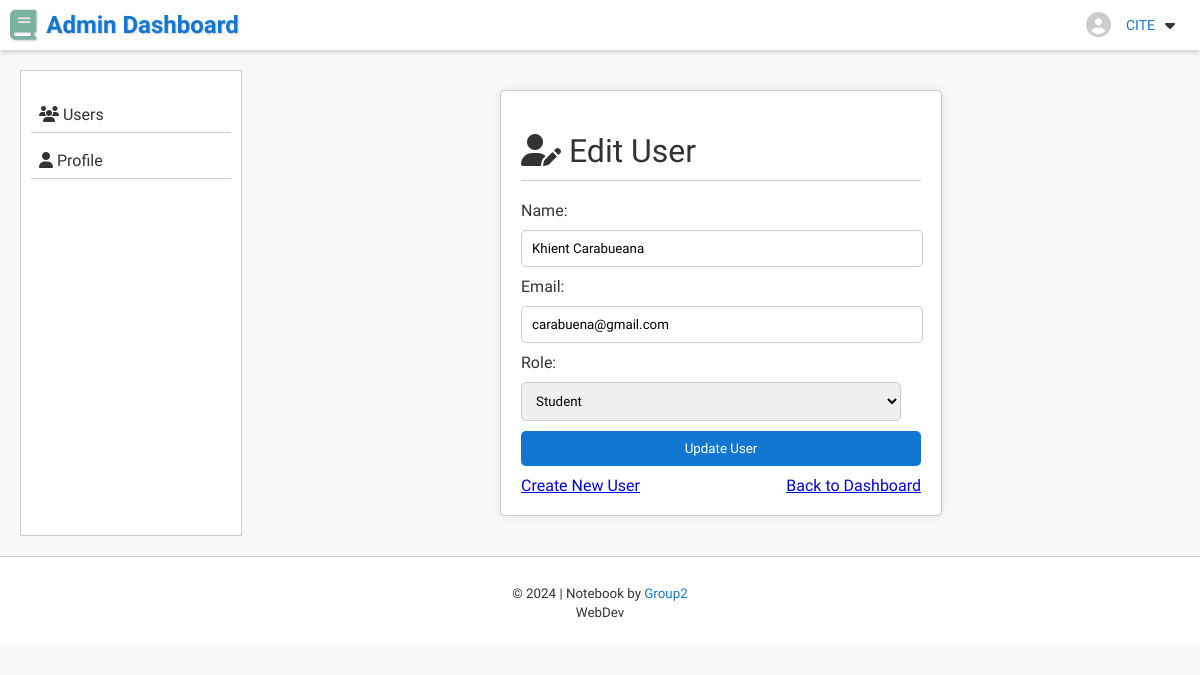
The app's page /controller/UserController.php?action=editUser&id=10 (signed in) with its own data.
### tables this page shows
CREATE TABLE `users` (
  `id` int(6) UNSIGNED NOT NULL,
  `name` varchar(255) NOT NULL,
  `email` varchar(255) NOT NULL,
  `password` varchar(255) NOT NULL,
  `role` enum('student','instructor','admin') NOT NULL DEFAULT 'student',
  `created_at` timestamp NOT NULL DEFAULT current_timestamp()
);

### model/UserModel.php (called while the page is built, shortened)
<?php
include __DIR__ . "/../config/config.php";
    class UserModel {
        private $conn;
        public function __construct() {
            global $conn;
            $this->conn = $conn;
        }
        public function getUserById($user_id) {
            $sql = "SELECT * FROM users WHERE id = ?";
            $stmt = $this->conn->prepare($sql);
            $stmt->bind_param("i", $user_id);
            $stmt->execute();
            $result = $stmt->get_result();
            $user = $result->fetch_assoc();
            return $user;
        }
        public function getRoles() {
            $sql_roles = "SELECT DISTINCT role FROM users";
            $result_roles = $this->conn->query($sql_roles);
            $roles = [];
            while ($row_role = $result_roles->fetch_assoc()) {
                $roles[] = $row_role['role'];
            }
            return $roles;
        }
        public function getUserNameById($user_id) {
            $sql = "SELECT name FROM users WHERE id = ?";
            $stmt = $this->conn->prepare($sql);
            $stmt->bind_param("i", $user_id);
            $stmt->execute();
            $stmt->bind_result($name);
            return $name;
        }
    }
?>

### view/edit_user.php (the view, shortened to what this page needs)
<!DOCTYPE html>
<html lang="en">
<head>
    <link rel="stylesheet" href="../public/css/admin_dashboard.css">
    <link rel="stylesheet" href="../public/css/edit_user.css">
</head>
<body>
    <header>
        <div class="header-container">
            <div class="logo">
                <i class="fas fa-book"></i> Admin Dashboard
            </div>
            <div class="user-info">
                <i class="fas fa-user-circle" id="user-circle"></i>
                <span class="username"><?php echo htmlspecialchars($name); ?></span>
                <div class="dropdown">
                <i class="fa-solid fa-caret-down"></i>
                </div>
            </div>
        </div>
    </header>
    <main>
        <nav>
            <ul>
                <li><a href="../view/admin_dashboard.php"><i class="fas fa-users"></i> Users</a></li>
                <li><a href="../view/admin_profile.php"><i class="fas fa-user"></i> Profile</a></li>
            </ul>
        </nav>
        <div class="main-content">
            <div class="form-container">
                <h1><i class="fas fa-user-edit"></i> Edit User</h1>
                <form action="../controller/UserController.php?action=updateUser" method="post">
                    <label for="name">Name:</label>
                    <input type="text" id="name" name="name" value="<?php echo htmlspecialchars($user['name']); ?>" required>
                    <label for="email">Email:</label>
                    <input type="email" id="email" name="email" value="<?php echo htmlspecialchars($user['email']); ?>" required>
                    <label for="role">Role:</label>
                    <select id="role" name="role">
                        <?php foreach ($roles as $role): ?>
                            <option value="<?php echo $role; ?>" <?php echo ($user['role'] === $role) ? 'selected' : ''; ?>>
                                <?php echo ucfirst($role); ?>
                            </option>
                        <?php endforeach; ?>
                    </select>
                    <button type="submit">Update User</button>
                    <div class="createBtn">
                        <a href="../controller/UserController.php?action=createUser" class="button">Create New User</a>
                        <a href="../view/admin_dashboard.php" class="button">Back to Dashboard</a>
                    </div>
                </form>
            </div>
        </div>
    </main>
    <footer id="footer">
    <p>
        <small>&copy; 2024 | Notebook by <a href="github.com">Group2</a><br> WebDev</small>
    </p>
</footer>
</body>
</html>

### public/css/admin_dashboard.css (style rules this page uses)
body { font-family: 'Source sans 3', sans-serif; background-color: #f8f9fa; margin: 0; padding: 0; font-weight: 320; }
header { background-color: #fff; padding: 10px; color: #333; box-shadow: 0 2px 5px #ccc; }
.header-container { display: flex; justify-content: space-between; align-items: center; position: relative; }
.logo { font-size: 24px; font-weight: bold; color: #1177D1; text-shadow: 1px 1px 2px #ccc; display: flex; align-items: center; }
.logo i { font-size: 30px; margin-right: 10px; color: #7ab1a1; }
.user-info { display: flex; align-items: center; }
#user-circle { color: #ccc; font-size: 25px; margin-right:15px; }
.username { font-size: 14px; margin-right: 10px; font-weight: 400; color: #1177D1; }
.dropdown { position: relative; display: inline-block; margin-right: 15px; }
main { display: flex; padding: 20px; }
nav { width: 200px; background-color: #fff; border: 1px solid #ccc; padding: 10px; }
nav ul { list-style-type: none; padding: 0; }
nav ul li { margin-bottom: 10px; border-bottom: 1px solid #ccc; }
nav ul li a { text-decoration: none; color: #333; display: block; padding: 8px; }
.main-content { flex: 1; padding-left: 20px; }
h1 { margin-bottom: 20px; color: #fff; padding-bottom: 10px; border-bottom: 1px solid #ccc; }
footer { display: flex; justify-content: center; text-align: center; color: #333; bottom: 0; width: 100%; background-color: #fff; padding: 10px 0; border-top: 1px solid #ccc; }
footer a { color: #1177D1; text-decoration: none; }

### public/css/edit_user.css (style rules this page uses)
* { font-family: 'Source sans 3', 'sans serif'; font-weight: 350; }
.form-container { max-width: 400px; margin: 20px auto; background-color: #fff; padding: 20px; border-radius: 5px; box-shadow: 0 0 10px rgba(0, 0, 0, 0.1); border: 1px solid #ccc; }
.form-container h1 { margin-bottom: 20px; color: #333; }
.form-container label { display: block; margin-bottom: 10px; color: #333; }
.form-container input[type="text"], .form-container input[type="email"], .form-container select { width: 95%; padding: 10px; margin-bottom: 10px; border: 1px solid #ccc; border-radius: 5px; }
.form-container button { background-color: #1177D1; color: #fff; border: none; cursor: pointer; width: 100%; padding: 10px; border-radius: 5px; }
.createBtn { margin-top: 10px; display: flex; justify-content: space-between; }

### records on screen
users: name "CITE"
users: name "Khient Carabueana", email "carabuena@gmail.com", role "Student"
